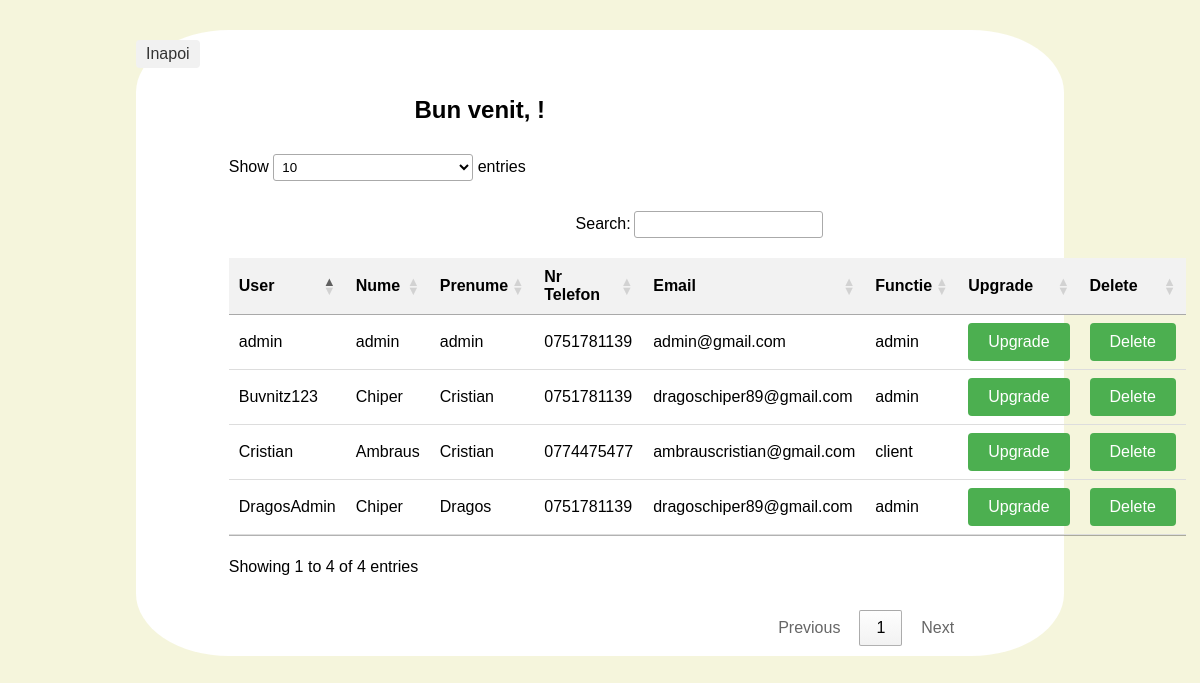
Page /AdminPages/upgradeUser.php on the committed database.
### tables this page shows
CREATE TABLE `user` (
  `username` varchar(50) NOT NULL,
  `nume` varchar(50) NOT NULL,
  `prenume` varchar(50) NOT NULL,
  `parola` varchar(50) NOT NULL,
  `nr_telefon` varchar(50) NOT NULL,
  `email` varchar(50) NOT NULL,
  `functie` varchar(50) NOT NULL
);

### BazaDeDateCinema.php (called while the page is built, shortened)
<?php
function getUsers()
{
    $con = mysqli_connect('localhost', 'root', '', 'gestionarecinema', 3307);
    $sql = "SELECT * FROM user";
    $result = mysqli_query($con, $sql);
    if ($result) {
        while ($row = mysqli_fetch_assoc($result)) {
            $lista[] = $row;
        }
    }
    return $lista;
}

### AdminPages/upgradeUser.php (the view, shortened to what this page needs)
<?php
include("../BazaDeDateCinema.php");
$useri = getUSers();
?>
<!DOCTYPE html>
<html lang="en">
<head>
    <link rel="stylesheet" href="https://cdn.datatables.net/1.11.3/css/jquery.dataTables.min.css">
    <link rel="stylesheet" href="style.css">
</head>
<body>
    <div>
        <a href="admin-page.php">Inapoi</a>
        <h2>Bun venit, <?php echo $_SESSION['user'] ?>!</h2>
        <table id="filmeTable">
            <thead>
                <tr>
                    <th>User</th>
                    <th>Nume</th>
                    <th>Prenume</th>
                    <th>Nr Telefon</th>
                    <th>Email</th>
                    <th>Functie</th>
                    <th>Upgrade</th>
                    <th>Delete</th>
                </tr>
            </thead>
            <tbody>
                <?php
                foreach ($useri as $user) {
                    if ($user['functie'] != '' && $user['username'] != $_SESSION['user']) {
                        echo "<tr>
                            <td>" . $user['username'] . "</td>
                            <td>" . $user['nume'] . "</td>
                            <td>" . $user['prenume'] . "</td>
                            <td>" . $user['nr_telefon'] . "</td>
                            <td>" . $user['email'] . "</td>
                            <td>" . $user['functie'] . "</td>
                            <td><form method='post' action='upgradeUser2.php'>
                            <input type='hidden' name='username' value='" . $user['username'] . "'>
                            <input type='submit' name='upgrade' value='Upgrade'>
                            </form></td>
                            <td><form method='post' action='upgradeUser2.php'>
                            <input type='hidden' name='username' value='" . $user['username'] . "'>
                            <input type='submit' name='delete' value='Delete'>
                            </form></td>
                        </tr>";
                    }
                }
                ?>
            </tbody>
        </table>
    </div>
</body>
</html>

### AdminPages/style.css (style rules this page uses)
body { font-family: Arial, sans-serif; margin: 0; padding: 20px; }
a { text-decoration: none; color: #333; }
body { margin: 0; background-color: beige; }
div { width: 80%; margin: 10px auto; background-color: #fff; border-radius: 10%; }
table { border-collapse: collapse; width: 80%; margin: auto auto; }
th, td { padding: 8px; text-align: left; border-bottom: 1px solid #ddd; }
th { background-color: #f2f2f2; }
form { display: inline; }
h2 { margin-left: 30%; margin-top: 3%; }
form { margin-top: 10px; }
a { text-decoration: none; color: #333; margin-top: 10px; display: inline-block; background-color: #f1f1f1; padding: 5px 10px; border-radius: 4px; }
input[type="submit"] { background-color: #4CAF50; color: white; border: none; padding: 10px 20px; text-align: center; text-decoration: none; display: inline-block; font-size: 16px; border-radius: 4px; cursor: pointer; }

### rows in the picture
user: username "admin", nume "admin", prenume "admin", nr_telefon "0751781139", email "admin@gmail.com", functie "admin"
user: username "Buvnitz123", nume "Chiper", prenume "Cristian", nr_telefon "0751781139", email "dragoschiper89@gmail.com", functie "admin"
user: username "Cristian", nume "Ambraus", prenume "Cristian", nr_telefon "0774475477", email "ambrauscristian@gmail.com", functie "client"
user: username "DragosAdmin", nume "Chiper", prenume "Dragos", nr_telefon "0751781139", email "dragoschiper89@gmail.com", functie "admin"
